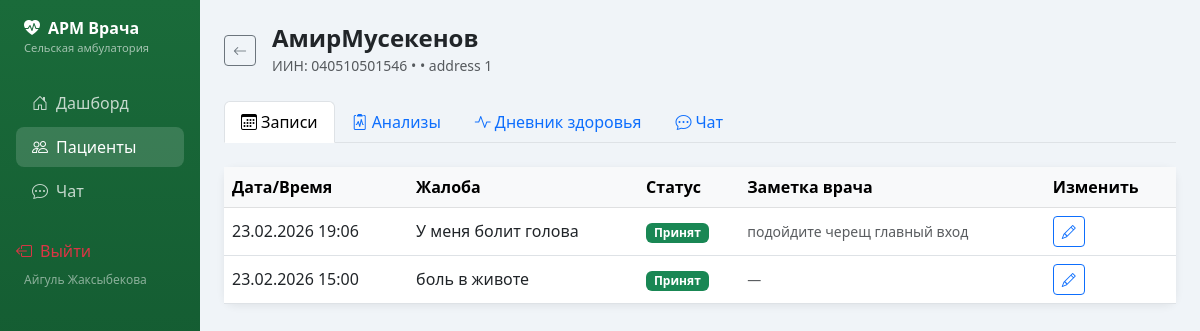
Page /patients/4/ (signed in) on the committed database.
### arm_doctor/models.py (models this page shows, shortened)
class PatientProfile(models.Model):
    user = models.OneToOneField(User, on_delete=models.CASCADE, related_name='patient_profile')
    iin = models.CharField(max_length=12, unique=True, verbose_name='ИИН')
    phone = models.CharField(max_length=20, blank=True, verbose_name='Телефон')
    address = models.CharField(max_length=255, blank=True, verbose_name='Адрес (село/участок)')
    date_of_birth = models.DateField(null=True, blank=True, verbose_name='Дата рождения')
    class Meta:
        verbose_name = 'Профиль пациента'
        verbose_name_plural = 'Профили пациентов'

class Appointment(models.Model):
    STATUS_CHOICES = [
        ('waiting', 'Ожидание'),
        ('accepted', 'Принят'),
        ('done', 'Завершён'),
        ('cancelled', 'Отменён'),
    ]
    patient = models.ForeignKey(User, on_delete=models.CASCADE, related_name='appointments', verbose_name='Пациент')
    datetime = models.DateTimeField(verbose_name='Дата и время')
    status = models.CharField(max_length=20, choices=STATUS_CHOICES, default='waiting', verbose_name='Статус')
    complaint = models.TextField(verbose_name='Жалоба')
    doctor_note = models.TextField(blank=True, verbose_name='Заметка врача')
    created_at = models.DateTimeField(auto_now_add=True)
    class Meta:
        verbose_name = 'Запись на приём'
        verbose_name_plural = 'Записи на приём'
        ordering = ['datetime']

### arm_doctor/views.py (the view, shortened to what this page needs)
# urls.py: path('patients/<int:user_id>/', views.patient_detail, name='patient_detail'),
@login_required(login_url='login')
@user_passes_test(is_doctor, login_url='login')
def patient_detail(request, user_id):
    patient = get_object_or_404(User, pk=user_id, is_staff=False)
    profile = getattr(patient, 'patient_profile', None)
    appointments = Appointment.objects.filter(patient=patient).order_by('-datetime')
    test_results = TestResult.objects.filter(patient=patient).order_by('-date')
    health_logs = HealthLog.objects.filter(patient=patient).order_by('date')
    messages_qs = ChatMessage.objects.filter(patient=patient).order_by('created_at')
    ChatMessage.objects.filter(patient=patient, is_read=False).exclude(sender__is_staff=True).update(is_read=True)
    chart_dates = [log.date.strftime('%d.%m') for log in health_logs]
    chart_weight = [float(log.weight) if log.weight else None for log in health_logs]
    chart_sugar = [float(log.blood_sugar) if log.blood_sugar else None for log in health_logs]
    chart_systolic = [log.systolic for log in health_logs]
    return render(request, 'arm_project/patient_detail.html', {
        'patient': patient,
        'profile': profile,
        'appointments': appointments,
        'test_results': test_results,
        'health_logs': health_logs,
        'messages_qs': messages_qs,
        'chart_dates': chart_dates,
        'chart_weight': chart_weight,
        'chart_sugar': chart_sugar,
        'chart_systolic': chart_systolic,
    })

### arm_doctor/views.py (called while the page is built)
def is_doctor(user):
    return user.is_authenticated and user.is_staff

### arm_doctor/templates/arm_project/patient_detail.html (shortened to what this page needs)
{% extends "arm_project/base.html" %}
{% block content %}
<div class="d-flex align-items-center gap-3 mb-4">
    <a href="{% url 'patient_list' %}" class="btn btn-outline-secondary btn-sm">
        <i class="bi bi-arrow-left"></i>
    </a>
    <div>
        <h4 class="fw-bold mb-0">{{ patient.get_full_name|default:patient.username }}</h4>
        {% if profile %}
        <span class="text-muted small">ИИН: {{ profile.iin }} &bull; {{ profile.phone }} &bull; {{ profile.address }}</span>
        {% endif %}
    </div>
</div>
<ul class="nav nav-tabs mb-4" id="patientTabs">
    <li class="nav-item"><a class="nav-link active" data-bs-toggle="tab" href="#tab-appointments"><i class="bi bi-calendar3 me-1"></i>Записи</a></li>
    <li class="nav-item"><a class="nav-link" data-bs-toggle="tab" href="#tab-tests"><i class="bi bi-clipboard2-pulse me-1"></i>Анализы</a></li>
    <li class="nav-item"><a class="nav-link" data-bs-toggle="tab" href="#tab-health"><i class="bi bi-activity me-1"></i>Дневник здоровья</a></li>
    <li class="nav-item"><a class="nav-link" data-bs-toggle="tab" href="#tab-chat"><i class="bi bi-chat-dots me-1"></i>Чат</a></li>
</ul>
<div class="tab-content">
  <div class="tab-pane fade show active" id="tab-appointments">
    <div class="card">
      <div class="card-body p-0">
        {% if appointments %}
        <div class="table-responsive">
          <table class="table table-hover align-middle mb-0">
            <thead class="table-light">
              <tr><th>Дата/Время</th><th>Жалоба</th><th>Статус</th><th>Заметка врача</th><th>Изменить</th></tr>
            </thead>
            <tbody>
            {% for apt in appointments %}
            <tr>
              <td>{{ apt.datetime|date:"d.m.Y H:i" }}</td>
              <td style="max-width:200px">{{ apt.complaint|truncatechars:50 }}</td>
              <td>
                {% if apt.status == 'waiting' %}<span class="badge badge-waiting">Ожидание</span>
                {% elif apt.status == 'accepted' %}<span class="badge badge-accepted text-white">Принят</span>
                {% elif apt.status == 'done' %}<span class="badge badge-done text-white">Завершён</span>
                {% else %}<span class="badge badge-cancelled text-white">Отменён</span>{% endif %}
              </td>
              <td class="text-muted small">{{ apt.doctor_note|default:"—"|truncatechars:40 }}</td>
              <td>
                <button class="btn btn-sm btn-outline-primary" data-bs-toggle="modal" data-bs-target="#aptModal{{ apt.id }}">
                  <i class="bi bi-pencil"></i>
                </button>
              </td>
            </tr>
            {% endfor %}
            </tbody>
          </table>
        </div>
        {% else %}
        <div class="text-center py-4 text-muted">Записей нет</div>
        {% endif %}
      </div>
    </div>
  </div>
</div>
{% endblock %}

### arm_doctor/templates/arm_project/base.html (shortened to what this page needs)
<!DOCTYPE html>
<html lang="ru">
<head>
    <link href="https://cdn.jsdelivr.net/npm/bootstrap@5.3.0/dist/css/bootstrap.min.css" rel="stylesheet">
    <link href="https://cdn.jsdelivr.net/npm/bootstrap-icons@1.11.0/font/bootstrap-icons.css" rel="stylesheet">
</head>
<body>
<div class="container-fluid">
  <div class="row">
    <nav class="col-md-2 d-none d-md-block sidebar py-3 px-3">
      <div class="mb-4 ps-2">
        <div class="brand-title"><i class="bi bi-heart-pulse-fill me-2"></i>АРМ Врача</div>
        <div class="brand-sub">Сельская амбулатория</div>
      </div>
      <ul class="nav flex-column">
        <li class="nav-item">
          <a class="nav-link {% if request.resolver_match.url_name == 'dashboard' %}active{% endif %}" href="{% url 'dashboard' %}">
            <i class="bi bi-house-door me-2"></i>Дашборд
          </a>
        </li>
        <li class="nav-item">
          <a class="nav-link {% if 'patient' in request.resolver_match.url_name %}active{% endif %}" href="{% url 'patient_list' %}">
            <i class="bi bi-people me-2"></i>Пациенты
          </a>
        </li>
        <li class="nav-item">
          <a class="nav-link {% if request.resolver_match.url_name == 'chat_list' %}active{% endif %}" href="{% url 'chat_list' %}">
            <i class="bi bi-chat-dots me-2"></i>Чат
          </a>
        </li>
      </ul>
      <div class="mt-auto pt-4">
        <a href="{% url 'logout' %}" class="nav-link text-danger">
          <i class="bi bi-box-arrow-left me-2"></i>Выйти
        </a>
        <div class="ps-2 mt-2" style="font-size:.75rem;color:rgba(255,255,255,.5)">
          {{ request.user.get_full_name }}
        </div>
      </div>
    </nav>
    <main class="col-md-10 ms-sm-auto px-4 py-4">
      {% block content %}{% endblock %}
    </main>
  </div>
</div>
</body>
</html>

### arm_doctor/templates/arm_project/base.html (style rules this page uses)
body { background-color: #f0f4f8; }
.sidebar { min-height: 100vh; background: linear-gradient(180deg, #1a6b3a 0%, #0d4a28 100%); }
.sidebar .nav-link { color: rgba(255,255,255,.75); border-radius: 8px; margin: 2px 0; }
.sidebar .nav-link:hover, .sidebar .nav-link.active { background: rgba(255,255,255,.15); color: #fff; }
.sidebar .nav-link i { width: 20px; }
.card { border: none; border-radius: 12px; box-shadow: 0 2px 8px rgba(0,0,0,.07); }
.badge-accepted { background-color: #198754; }
.brand-title { font-size: 1rem; font-weight: 700; color: #fff; }
.brand-sub { font-size: .7rem; color: rgba(255,255,255,.6); }

### rows in the picture
PatientProfile: iin "040510501546", address "address 1"
Appointment: datetime "23.02.2026 19:06", complaint "У меня болит голова", status "Принят", doctor_note "подойдите черещ главный вход"
Appointment: datetime "23.02.2026 15:00", complaint "боль в животе", status "Принят", doctor_note "—"

### other values in the picture
{{ request.user.get_full_name }} "Айгуль Жаксыбекова"
{{ patient.get_full_name|default:patient.username }} "АмирМусекенов"
